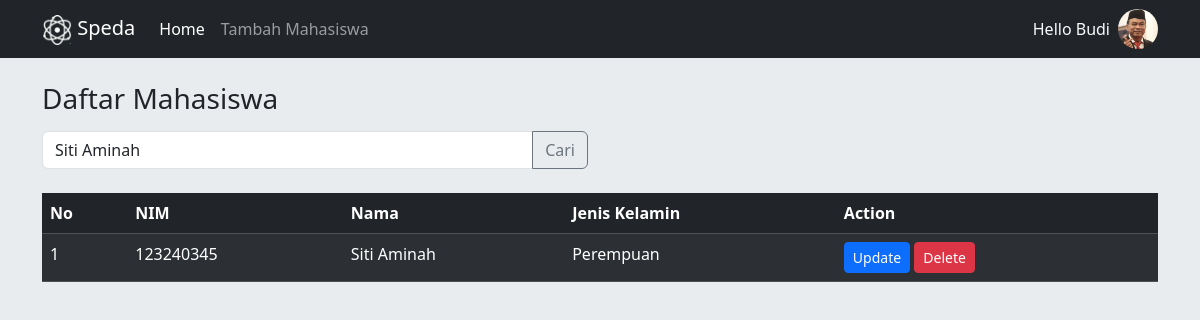
The app's page /index.php?cari=Siti Aminah with its own data.
### tables this page shows
CREATE TABLE `mahasiswa` (
  `id` int(11) NOT NULL,
  `nim` varchar(100) NOT NULL,
  `nama` varchar(100) NOT NULL,
  `jenis_kelamin` varchar(100) NOT NULL,
  `created_at` datetime NOT NULL DEFAULT current_timestamp()
);

### index.php (the view, shortened to what this page needs)
<?php
include 'config/koneksi.php';
$search = "";
$whereClause = "";
if (isset($_GET['cari']) && !empty($_GET['cari'])) {
    $search = $_GET['cari'];
    $search = mysqli_real_escape_string($conn, $search);
    $whereClause = "WHERE nama LIKE '%$search%'";
}
$query = "SELECT * FROM mahasiswa $whereClause ORDER BY id ASC";
$result = mysqli_query($conn, $query);
?>
<!DOCTYPE html>
<html lang="en">
<head>
    <link href="https://cdn.jsdelivr.net/npm/bootstrap@5.3.2/dist/css/bootstrap.min.css" rel="stylesheet">
    <link rel="stylesheet" href="css/style.css">
</head>
<body>
    <nav class="navbar navbar-expand-lg navbar-dark bg-dark">
        <div class="container">
            <a class="navbar-brand" href="#">
                <img src="img/logo-speda.png" alt="Speda Logo" style="height: 30px;">
                Speda
            </a>
            <div class="collapse navbar-collapse">
                <ul class="navbar-nav me-auto mb-2 mb-lg-0">
                    <li class="nav-item">
                        <a class="nav-link active" href="index.php">Home</a>
                    </li>
                    <li class="nav-item">
                        <a class="nav-link" href="tambah.php">Tambah Mahasiswa</a>
                    </li>
                </ul>
                <div class="d-flex align-items-center">
                    <span class="text-light me-2">Hello Budi</span>
                    <img src="img/logo-user.jpg" alt="User Logo" class="rounded-circle" style="height: 40px; width: 40px;">
                </div>
            </div>
        </div>
    </nav>
    <div class="container mt-4">
        <h3>Daftar Mahasiswa</h3>
        <div class="row mt-3">
            <div class="col-md-6">
                <form method="GET" action="index.php">
                    <div class="input-group mb-3">
                        <input type="text" class="form-control" placeholder="Cari Mahasiswa..."
                               name="cari" value="<?php echo htmlspecialchars($search); ?>">
                        <button class="btn btn-outline-secondary" type="submit">Cari</button>
                    </div>
                </form>
            </div>
        </div>
        <table class="table table-dark table-striped mt-2">
            <thead>
                <tr>
                    <th scope="col">No</th>
                    <th scope="col">NIM</th>
                    <th scope="col">Nama</th>
                    <th scope="col">Jenis Kelamin</th>
                    <th scope="col">Action</th>
                </tr>
            </thead>
            <tbody>
                <?php
                if (mysqli_num_rows($result) > 0) {
                    $no = 1;
                    while ($row = mysqli_fetch_assoc($result)) {
                        echo "<tr>";
                        echo "<td>" . $no . "</td>";
                        echo "<td>" . htmlspecialchars($row['nim']) . "</td>";
                        echo "<td>" . htmlspecialchars($row['nama']) . "</td>";
                        echo "<td>" . htmlspecialchars($row['jenis_kelamin']) . "</td>";
                        echo "<td>";
                        echo "<a href='ubah.php?id=" . $row['id'] . "' class='btn btn-primary btn-sm'>Update</a> ";
                        echo "<button class='btn btn-danger btn-sm delete-btn' data-id='" . $row['id'] . "' data-nama='" . htmlspecialchars($row['nama']) . "' data-bs-toggle='modal' data-bs-target='#delete-modal'>Delete</button>";
                        echo "</td>";
                        echo "</tr>";
                        $no++;
                    }
                } else {
                    echo "<tr><td colspan='5' class='text-center'>Tidak ada data</td></tr>";
                }
                ?>
            </tbody>
        </table>
    </div>
</body>
</html>

### css/style.css (style rules this page uses)
body { background-color: #e9ecef; }

### records on screen
mahasiswa: nim "123240345", nama "Siti Aminah", jenis_kelamin "Perempuan"
